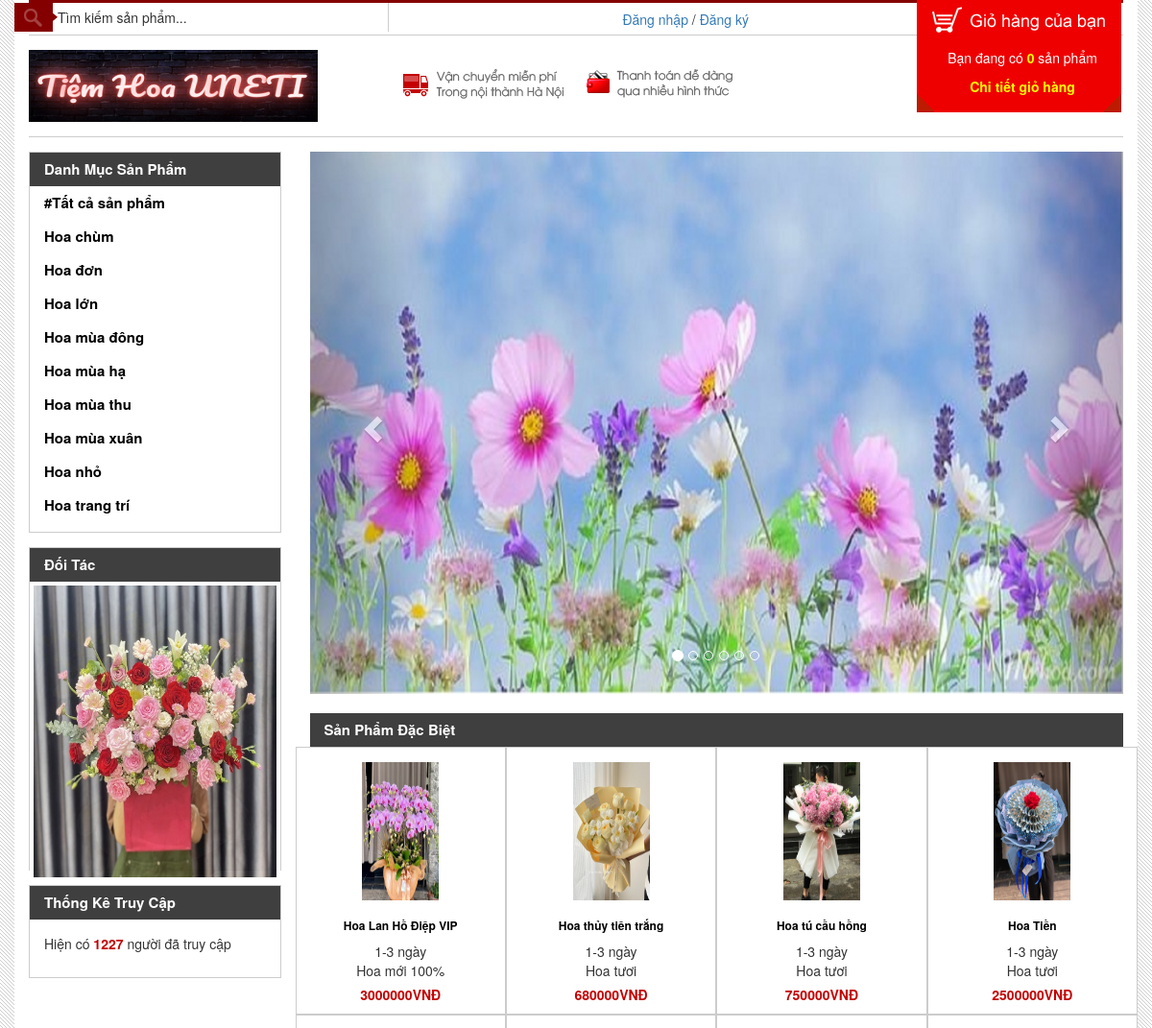
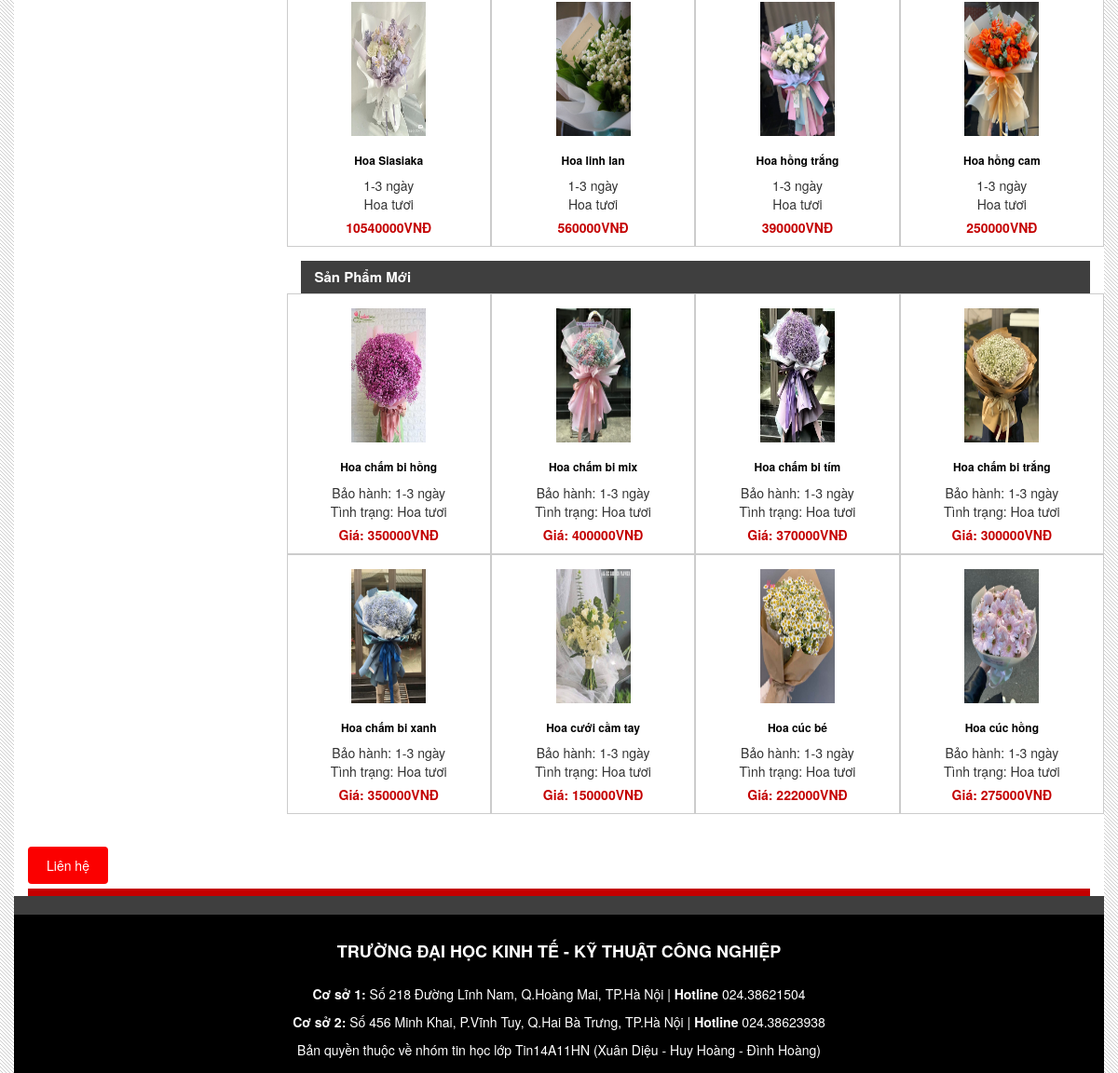
The page / on the database its author committed (2 pictures, top to bottom).
### tables this page shows
CREATE TABLE `dmsanpham` (
  `id_dm` int(10) NOT NULL,
  `ten_dm` varchar(255) NOT NULL
);

CREATE TABLE `quangcao` (
  `id_quangcao` int(11) NOT NULL,
  `id_thue` int(11) NOT NULL,
  `ten_anh` text NOT NULL
);

CREATE TABLE `sanpham` (
  `id_sp` int(11) UNSIGNED NOT NULL,
  `id_dm` int(11) UNSIGNED NOT NULL,
  `ten_sp` varchar(255) NOT NULL,
  `anh_sp` varchar(255) NOT NULL,
  `gia_sp` varchar(255) NOT NULL,
  `bao_hanh` varchar(255) NOT NULL,
  `phu_kien` varchar(255) NOT NULL,
  `tinh_trang` varchar(255) NOT NULL,
  `khuyen_mai` varchar(255) NOT NULL,
  `trang_thai` varchar(255) NOT NULL,
  `dac_biet` int(1) NOT NULL,
  `chi_tiet_sp` longtext NOT NULL
);

### chucnang/sanpham/sanpham.php (the view)
<?php
    $sql="SELECT * FROM sanpham WHERE dac_biet=1 ORDER BY id_sp DESC LIMIT 8";
    $query=mysqli_query($conn,$sql);
?>
<div class="products">
    <h2 class="h2-bar">sản phẩm đặc biệt</h2>
    <div class="row">
        <?php
            while ($row=mysqli_fetch_array($query)) {
        ?>
        <div class="col-md-3 col-sm-6 product-item text-center">
            <a href="index.php?page_layout=chitietsp&id_sp=<?php echo $row['id_sp']; ?>"><img width="80" height="144" src="quantri/anh/<?php echo $row['anh_sp']; ?>"></a>
            <h3><a href="index.php?page_layout=chitietsp&id_sp=<?php echo $row['id_sp']; ?>"><?php echo $row['ten_sp']; ?></a></h3>
            <p><?php echo $row['bao_hanh']; ?></p>
            <p><?php echo $row['tinh_trang']; ?></p>
            <p class="price"><?php echo $row['gia_sp']; ?>VNĐ</p>
        </div>
        <?php
            }
        ?>
    </div>
</div>
<?php
    $sql2="SELECT * FROM sanpham ORDER BY id_sp ASC LIMIT 8";
    $query2= mysqli_query($conn ,$sql2);
?>
<div class="products">
    <h2 class="h2-bar">Sản phẩm mới</h2>
    <div class="row">
        <?php
            while($row2=mysqli_fetch_array($query2)){
        ?>
        <div class="col-md-3 col-sm-6 product-item text-center">
            <a href="index.php?page_layout=chitietsp&id_sp=<?php echo $row2['id_sp']; ?>"><img width="80" height="144" src="quantri/anh/<?php echo $row2['anh_sp']; ?>"></a>
            <h3><a href="index.php?page_layout=chitietsp&id_sp=<?php echo $row2['id_sp']; ?>"><?php echo $row2['ten_sp']; ?></a></h3>
            <p>Bảo hành: <?php echo $row2['bao_hanh']; ?></p>
            <p>Tình trạng: <?php echo $row2['tinh_trang']; ?></p>
            <p class="price">Giá: <?php echo $row2['gia_sp']; ?>VNĐ</p>
        </div>
        <?php
            }
        ?>
    </div>
</div>

### index.php (shortened to what this page needs)
<?php
    include_once './cauhinh/ketnoi.php';
    if( !isset($_SESSION['email']) || ($_SESSION['email']!='admin@admin.vn' && $_SESSION['pass']!='123')||($_SESSION['email']!='xdieu2k2@gmail.com' && $_SESSION['pass']!='220120') ){
?>
<html>
    <head><title>Tiệm Hoa UNETI!</title>
        <link rel="stylesheet" type="text/css" href="css/bootstrap.css" />
        <link rel="stylesheet" href="css/style.css">
    </head>
    <body>
        <div class="container">
            <div id="header">
                <div class="row">
                    <?php
                        include_once './chucnang/timkiem/timkiem.php';
                    ?>
                    <?php
                        include_once './chucnang/login/login.php';
                    ?>
                    <?php
                        include_once './chucnang/giohang/giohangcuaban.php';
                    ?>
                </div>
            </div>
            <div id="banner">
                <div class="row">
                    <div id="logo" class="col-md-4 col-sm-12 col-xs-12">
                        <h1>
                            <a href="index.php">
                                <img src="quantri/anh/logo.png">
                            </a>
                        </h1>
                    </div>
                    <div id="ship" class="col-md-8 col-sm-12 col-xs-12">
                        <img src="images/banner.png">
                    </div>
                </div>
            </div>
            <div id="body">
                <div class="row">
                    <div class="col-md-3 col-sm-12 col-xs-12">
                        <?php
                        include_once './chucnang/sanpham/danhmucsp.php';
                        include_once './chucnang/quangcao/quangcao.php';
                        include_once './chucnang/thongke/thongke.php';
                        ?>
                    </div>
                    <div class="col-md-9 col-sm-12 col-xs-12">
                        <?php
                        include_once './chucnang/slideshow/slideshow.php';
                        ?>
                        <div id="main">
                            <?php
                            if(isset($_GET['page_layout'])){
                                switch ($_GET['page_layout']) {
                                case 'danhsachtimkiem':
                                    include_once './chucnang/timkiem/danhsachtimkiem.php';
                                    break;
                                case 'danhsachsp':
                                    include_once './chucnang/sanpham/danhsachsp.php';
                                    break;
                                case 'chitietsp':
                                    include_once './chucnang/sanpham/chitietsp.php';
                                    break;
                                case 'giohang':
                                    include_once './chucnang/giohang/giohang.php';
                                    break;
                                case 'muahang':
                                    include_once './chucnang/giohang/muahang.php';
                                    break;
                                case 'hoanthanh':
                                    include_once './chucnang/giohang/hoanthanh.php';
                                    break;
                                }
                            }else{
                                include_once './chucnang/sanpham/sanpham.php';
                            }
                            ?>
                        </div>
                    </div>
                </div>
            </div>
            <div id="brand">
                <div class="row">
                    <div class="col-md-12 text-center">
                        <p> </p>
                    </div>
                </div>
            </div>
                    <div>
                        <a href="chucnang/lienhe/lienhe.php" class="lienhe-btn">Liên hệ</a>
                    </div>
            <div id="footer">
                <div class="row">
                    <div id="footer-main" class="col-md-12 col-sm-12 col-xs-12">
                        <h4>Trường Đại học Kinh tế - Kỹ thuật Công nghiệp</h4>
                        <p><b>Cơ sở 1:</b> Số 218 Đường Lĩnh Nam, Q.Hoàng Mai, TP.Hà Nội | <b>Hotline</b> 024.38621504</p>
                        <p><b>Cơ sở 2:</b> Số 456 Minh Khai, P.Vĩnh Tuy, Q.Hai Bà Trưng, TP.Hà Nội | <b>Hotline</b> 024.38623938</p>
                        <p>Bản quyền thuộc về nhóm tin học lớp Tin14A11HN (Xuân Diệu - Huy Hoàng - Đình Hoàng)  </p>
                    </div>
                </div>
            </div>
        </div>
    </body>
</html>
<?php
    }
    else{
        header('location: ./quantri/quantri.php');
    }
?>

### chucnang/timkiem/timkiem.php (shortened to what this page needs)
<div id="search" class="col-md-4 col-sm-12 col-xs-12">
    <form method="post" name="sform" action="index.php?page_layout=danhsachtimkiem">
        <input type="submit" name="submit" value="">
        <input onfocus="searchFocus();" onblur="searchBlur();" type="text" name="stext" value="Tìm kiếm sản phẩm...">
    </form>
</div>

### chucnang/login/login.php
<?php
	if (isset($_SESSION['email'])){
?>
<div id="login" class="col-md-4 col-sm-12 col-xs-12 text-right">
    <div id="login-main">
        <ul>
        	<li id="user">Xin chào <?php echo $_SESSION['email'];
            ?>
                <div>
                    <ul id="user-main">
                        <li><a href="./quantri/chucnang/dangxuat/dangxuat.php">Đăng xuất</a></li>
                    </ul>
                </div>
            </li>
        </ul>
    </div>
</div>
<?php
	}else{
?>
<div id="login" class="col-md-4 col-sm-12 col-xs-12 text-right" style="padding-top: 7px; margin-bottom: -4px;">
    <div id="login-main">
        <p><a href="./quantri/index.php">Đăng nhập</a> <span> / </span> <a href="./chucnang/tao_tk/taotk.php">Đăng ký</a></p>
    </div>
</div>
<?php
	}
?>

### chucnang/giohang/giohangcuaban.php
<div id="y-cart" class="col-md-4 col-sm-12 col-xs-12">
    <div id="y-cart-main">
        <p>Bạn đang có <span><?php if(isset($_SESSION['giohang'])){echo count($_SESSION['giohang']);}else{echo 0;} ?></span> sản phẩm</p>
        <a href="index.php?page_layout=giohang">Chi tiết giỏ hàng</a>
    </div>
</div>

### chucnang/sanpham/danhmucsp.php (shortened to what this page needs)
<?php
    $sql="SELECT * FROM dmsanpham ORDER BY ten_dm ASC";
    $query= mysqli_query($conn,$sql);
?>
<div id="menu" class="sidebar collapse navbar-collapse">
    <h2 class="h2-bar">Danh mục sản phẩm</h2>
    <ul>
        <?php
            while($row=mysqli_fetch_array($query)) {
        ?>
        <li><a href="index.php?page_layout=danhsachsp&id_dm=<?php echo $row['id_dm']; ?>"><?php echo $row['ten_dm']; ?></a></li>
        <?php
            }
        ?>
    </ul>
</div>

### chucnang/quangcao/quangcao.php (shortened to what this page needs)
<?php
	$sql="SELECT * FROM quangcao";
	$query=mysqli_query($conn,$sql);
	$listImg="";
	while ($row=mysqli_fetch_array($query)) {
		$listImg.='<img style="position: absolute;" class="img-thumbnail" src="./quantri/anh/'.$row['ten_anh'].'"/>';
	}
?>
<div id="banner-l">
    <h2 class="h2-bar">Đối tác</h2>
	<div id="simple-slideshow" style="position: relative; height: 300px;">
 		<?php
			echo $listImg;
		?>
	</div>
</div>

### chucnang/thongke/thongke.php (shortened to what this page needs)
<?php
	$fp='chucnang/thongke/dem.txt';
	$fo=fopen($fp,'r');
	$count=fread($fo,filesize($fp));
	$count++;
?>
<div id="counter">
    <h2 class="h2-bar">Thống kê truy cập</h2>
    <p>Hiện có <span><?php echo $count; ?></span> người đã truy cập</p>
</div>

### chucnang/slideshow/slideshow.php (shortened to what this page needs)
<!DOCTYPE html>
<html>
<head>
    <link rel="stylesheet" href="https://stackpath.bootstrapcdn.com/bootstrap/3.4.1/css/bootstrap.min.css">
</head>
<body>
<div id="slider">
    <div id="myCarousel" class="carousel slide" data-ride="carousel">
        <ol class="carousel-indicators">
            <li data-target="#myCarousel" data-slide-to="0" class="active"></li>
            <li data-target="#myCarousel" data-slide-to="1"></li>
            <li data-target="#myCarousel" data-slide-to="2"></li>
            <li data-target="#myCarousel" data-slide-to="3"></li>
            <li data-target="#myCarousel" data-slide-to="4"></li>
            <li data-target="#myCarousel" data-slide-to="5"></li>
        </ol>
        <div class="carousel-inner" role="listbox">
            <div class="item active">
                <img src="quantri/anh/sls01.jpg" alt="Chania">
            </div>
        </div>
        <a class="left carousel-control" href="#myCarousel" role="button" data-slide="prev">
            <span class="glyphicon glyphicon-chevron-left" aria-hidden="true"></span>
        </a>
        <a class="right carousel-control" href="#myCarousel" role="button" data-slide="next">
            <span class="glyphicon glyphicon-chevron-right" aria-hidden="true"></span>
        </a>
    </div>
</div>
</body>
</html>

### css/style.css (style rules this page uses)
* { margin:0; padding:0; }
body { margin-top:30px; font-family:Arial, Helvetica, sans-serif; font-size:12px; color:#666; background:url(../images/bg.gif); }
.container { padding:0; background:#FFF; }
.row { margin:0; }
#header { width:100%; border-top:3px solid #840000; border-bottom:1px solid #ccc; padding:0; box-sizing:content-box; }
#search { height:30px; border-right:1px solid #ccc; padding:0; }
#search input { float: left; border:none; margin:0; padding:0; }
#search input[type=submit] { width:45px; height:30px; background:url(../images/search-icon.png) no-repeat; }
#search input[type=text] { width: 88%; height: 30px; }
#y-cart { position: relative; }
#y-cart-main { position:absolute; top:-3px; right:10px; width:220px; height:120px; background:url(../images/cart.png) no-repeat; padding-top:50px; text-align:center; z-index: 1; }
#y-cart-main p { color:#FFF; }
#y-cart-main p span { font-weight:bold; color:#FF0; }
#y-cart-main a { font-weight:bold; color:#FF0; text-decoration:none; }
#banner { border-bottom:1px solid #ccc; }
#logo { padding:15px 15px; }
#logo h1 { margin:0; }
#ship { margin-top:35px; }
#menu { padding:0; border:1px solid #ccc; margin-top:15px; }
.h2-bar { height:35px; line-height:35px; text-transform:capitalize; font-size:15px; font-weight:bold; color:#FFF; background:#3F3F3F; padding:0 15px; margin:0; }
#menu ul { padding: 0 15px; }
#menu ul li { list-style:none; height:35px; line-height:35px; font-size:15px; font-weight:bold; text-decoration:none; }
#menu ul li a { color:#000; }
#banner-l { margin-top: 15px; border:1px solid #ccc; }
#counter { margin-top: 15px; border:1px solid #ccc; }
#counter p { padding:15px; }
#counter p span { font-weight:bold; color:#C40000; }
#banner-l img { border:none; }
#slider { margin-top:15px; }
.products { margin-top:15px; }
.product-item { padding: 5px; border:1px solid #ccc; }
.product-item img { margin:10px; }
.product-item h3 { margin:10px; font-size:12px; font-weight:bold; }
.product-item h3 a { color:#000; text-decoration:none; }
.product-item p { margin:0; }
.price { font-weight:bold; color:#C40000; height:30px; line-height:30px; }
#brand { margin-top:15px; }
#footer { width:100%; height:auto; padding:0; padding-top:8px; background:#C40000; margin-top:15px; }
#footer-main { width:100%; height:auto; background:#000; border-top:20px solid #3F3F3F; padding:10px; }
#footer-main h4 { font-weight:bold; color:#FFF; text-align:center; text-transform:uppercase; padding:10px; }
#footer-main p { color:#FFF; text-align:center; margin:0; padding:5px; }
#main { margin-top: 20px; }

### index.php (style rules this page uses)
.lienhe-btn { background-color: #fb0000; color: white; padding: 10px 20px; text-decoration: none; border-radius: 4px; }

### rows shown on the page
dmsanpham: ten_dm "#Tất cả sản phẩm"
dmsanpham: ten_dm "Hoa chùm"
dmsanpham: ten_dm "Hoa đơn"
dmsanpham: ten_dm "Hoa lớn"
dmsanpham: ten_dm "Hoa mùa đông"
dmsanpham: ten_dm "Hoa mùa hạ"
dmsanpham: ten_dm "Hoa mùa thu"
dmsanpham: ten_dm "Hoa mùa xuân"
dmsanpham: ten_dm "Hoa nhỏ"
dmsanpham: ten_dm "Hoa trang trí"
quangcao: ten_anh (picture)
quangcao: ten_anh (picture)
sanpham: anh_sp (picture), ten_sp "Hoa Lan Hồ Điệp VIP", bao_hanh "1-3 ngày", tinh_trang "Hoa mới 100%", gia_sp "3000000"
sanpham: anh_sp (picture), ten_sp "Hoa thủy tiên trắng", bao_hanh "1-3 ngày", tinh_trang "Hoa tươi", gia_sp "680000"
sanpham: anh_sp (picture), ten_sp "Hoa tú cầu hồng", bao_hanh "1-3 ngày", tinh_trang "Hoa tươi", gia_sp "750000"
sanpham: anh_sp (picture), ten_sp "Hoa Tiền", bao_hanh "1-3 ngày", tinh_trang "Hoa tươi", gia_sp "2500000"
sanpham: anh_sp (picture), ten_sp "Hoa Siasiaka", bao_hanh "1-3 ngày", tinh_trang "Hoa tươi", gia_sp "10540000"
sanpham: anh_sp (picture), ten_sp "Hoa linh lan", bao_hanh "1-3 ngày", tinh_trang "Hoa tươi", gia_sp "560000"
sanpham: anh_sp (picture), ten_sp "Hoa hồng trắng", bao_hanh "1-3 ngày", tinh_trang "Hoa tươi", gia_sp "390000"
sanpham: anh_sp (picture), ten_sp "Hoa hồng cam", bao_hanh "1-3 ngày", tinh_trang "Hoa tươi", gia_sp "250000"
sanpham: anh_sp (picture), ten_sp "Hoa chấm bi hồng", bao_hanh "1-3 ngày", tinh_trang "Hoa tươi", gia_sp "350000"
sanpham: anh_sp (picture), ten_sp "Hoa chấm bi mix", bao_hanh "1-3 ngày", tinh_trang "Hoa tươi", gia_sp "400000"
sanpham: anh_sp (picture), ten_sp "Hoa chấm bi tím", bao_hanh "1-3 ngày", tinh_trang "Hoa tươi", gia_sp "370000"
sanpham: anh_sp (picture), ten_sp "Hoa chấm bi trắng", bao_hanh "1-3 ngày", tinh_trang "Hoa tươi", gia_sp "300000"
sanpham: anh_sp (picture), ten_sp "Hoa chấm bi xanh", bao_hanh "1-3 ngày", tinh_trang "Hoa tươi", gia_sp "350000"
sanpham: anh_sp (picture), ten_sp "Hoa cưới cầm tay", bao_hanh "1-3 ngày", tinh_trang "Hoa tươi", gia_sp "150000"
sanpham: anh_sp (picture), ten_sp "Hoa cúc bé", bao_hanh "1-3 ngày", tinh_trang "Hoa tươi", gia_sp "222000"
sanpham: anh_sp (picture), ten_sp "Hoa cúc hồng", bao_hanh "1-3 ngày", tinh_trang "Hoa tươi", gia_sp "275000"

### other values the page prints
$count "1227"
